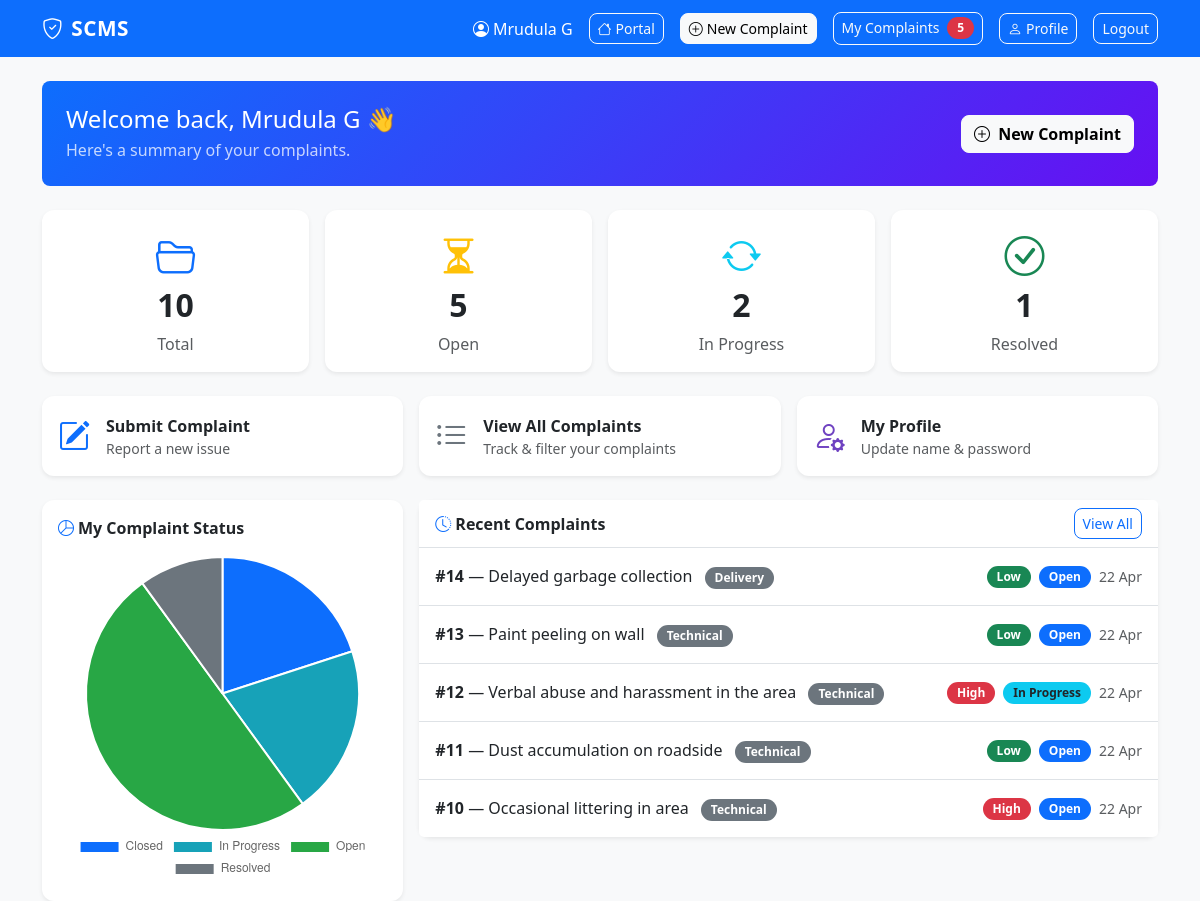
Page /portal (signed in) on the committed database.
### models.py (models this page shows)
class User(UserMixin, db.Model):
    id = db.Column(db.Integer, primary_key=True)
    name = db.Column(db.String(100), nullable=False)
    email = db.Column(db.String(120), unique=True, nullable=False)
    password = db.Column(db.String(200), nullable=False)
    role = db.Column(db.String(10), default='user')  # 'user' or 'admin'
    complaints = db.relationship('Complaint', backref='user', lazy=True)

class Complaint(db.Model):
    id = db.Column(db.Integer, primary_key=True)
    title = db.Column(db.String(200), nullable=False)
    description = db.Column(db.Text, nullable=False)
    category = db.Column(db.String(50), default='General')
    priority = db.Column(db.String(10), default='Medium')  # Low, Medium, High
    status = db.Column(db.String(20), default='Open')      # Open, In Progress, Resolved, Closed
    resolution_note = db.Column(db.Text, default='')
    assigned_to = db.Column(db.String(50), default='Unassigned')  # Department
    created_at = db.Column(db.DateTime, default=datetime.utcnow)
    updated_at = db.Column(db.DateTime, default=datetime.utcnow, onupdate=datetime.utcnow)
    user_id = db.Column(db.Integer, db.ForeignKey('user.id'), nullable=False)
    comments = db.relationship('Comment', backref='complaint', lazy=True)

### routes/complaints.py (the view)
@complaints.route('/portal')
@login_required
def portal():
    all_c = Complaint.query.filter_by(user_id=current_user.id).order_by(Complaint.created_at.desc()).all()
    total = len(all_c)
    open_count = sum(1 for c in all_c if c.status == 'Open')
    in_progress = sum(1 for c in all_c if c.status == 'In Progress')
    resolved = sum(1 for c in all_c if c.status == 'Resolved')
    recent = all_c[:5]
    status_data = {'Open': open_count, 'In Progress': in_progress,
                   'Resolved': resolved,
                   'Closed': sum(1 for c in all_c if c.status == 'Closed')}
    return render_template('portal.html', total=total, open_count=open_count,
        in_progress=in_progress, resolved=resolved, recent=recent, status_data=status_data)

### app.py (called while the page is built)
@login_manager.user_loader
def load_user(user_id):
    return User.query.get(int(user_id))

### templates/portal.html
{% extends 'base.html' %}
{% block content %}
<div class="p-4 mb-4 rounded-3 text-white" style="background: linear-gradient(135deg, #0d6efd, #6610f2);">
  <div class="d-flex justify-content-between align-items-center">
    <div>
      <h4 class="mb-1">Welcome back, {{ current_user.name }} 👋</h4>
      <p class="mb-0 opacity-75">Here's a summary of your complaints.</p>
    </div>
    <a href="{{ url_for('complaints.submit') }}" class="btn btn-light fw-semibold">
      <i class="bi bi-plus-circle me-1"></i> New Complaint
    </a>
  </div>
</div>
<div class="row g-3 mb-4">
  <div class="col-6 col-md-3">
    <div class="card shadow-sm text-center p-3 border-0 h-100">
      <div class="fs-1 text-primary"><i class="bi bi-folder2-open"></i></div>
      <h2 class="fw-bold">{{ total }}</h2>
      <p class="text-muted mb-0">Total</p>
    </div>
  </div>
  <div class="col-6 col-md-3">
    <div class="card shadow-sm text-center p-3 border-0 h-100">
      <div class="fs-1 text-warning"><i class="bi bi-hourglass-split"></i></div>
      <h2 class="fw-bold">{{ open_count }}</h2>
      <p class="text-muted mb-0">Open</p>
    </div>
  </div>
  <div class="col-6 col-md-3">
    <div class="card shadow-sm text-center p-3 border-0 h-100">
      <div class="fs-1 text-info"><i class="bi bi-arrow-repeat"></i></div>
      <h2 class="fw-bold">{{ in_progress }}</h2>
      <p class="text-muted mb-0">In Progress</p>
    </div>
  </div>
  <div class="col-6 col-md-3">
    <div class="card shadow-sm text-center p-3 border-0 h-100">
      <div class="fs-1 text-success"><i class="bi bi-check-circle"></i></div>
      <h2 class="fw-bold">{{ resolved }}</h2>
      <p class="text-muted mb-0">Resolved</p>
    </div>
  </div>
</div>
<div class="row g-3 mb-4">
  <div class="col-md-4">
    <a href="{{ url_for('complaints.submit') }}" class="card shadow-sm text-decoration-none text-dark border-0 h-100">
      <div class="card-body d-flex align-items-center gap-3 p-3">
        <div class="fs-2 text-primary"><i class="bi bi-pencil-square"></i></div>
        <div>
          <strong>Submit Complaint</strong>
          <p class="mb-0 text-muted small">Report a new issue</p>
        </div>
      </div>
    </a>
  </div>
  <div class="col-md-4">
    <a href="{{ url_for('complaints.dashboard') }}" class="card shadow-sm text-decoration-none text-dark border-0 h-100">
      <div class="card-body d-flex align-items-center gap-3 p-3">
        <div class="fs-2 text-secondary"><i class="bi bi-list-ul"></i></div>
        <div>
          <strong>View All Complaints</strong>
          <p class="mb-0 text-muted small">Track & filter your complaints</p>
        </div>
      </div>
    </a>
  </div>
  <div class="col-md-4">
    <a href="{{ url_for('complaints.profile') }}" class="card shadow-sm text-decoration-none text-dark border-0 h-100">
      <div class="card-body d-flex align-items-center gap-3 p-3">
        <div class="fs-2 text-purple" style="color:#6f42c1"><i class="bi bi-person-gear"></i></div>
        <div>
          <strong>My Profile</strong>
          <p class="mb-0 text-muted small">Update name & password</p>
        </div>
      </div>
    </a>
  </div>
</div>
<div class="row g-3">
  <div class="col-md-4">
    <div class="card shadow-sm border-0 p-3 h-100">
      <strong class="mb-3 d-block"><i class="bi bi-pie-chart text-primary me-1"></i>My Complaint Status</strong>
      {% if total > 0 %}
        <canvas id="statusPie"></canvas>
      {% else %}
        <p class="text-muted text-center mt-4">No data yet.</p>
      {% endif %}
    </div>
  </div>
  <div class="col-md-8">
    <div class="card shadow-sm border-0">
      <div class="card-header bg-white border-bottom d-flex justify-content-between align-items-center">
        <strong><i class="bi bi-clock-history me-1 text-primary"></i>Recent Complaints</strong>
        <a href="{{ url_for('complaints.dashboard') }}" class="btn btn-sm btn-outline-primary">View All</a>
      </div>
  {% if recent %}
  <div class="list-group list-group-flush">
    {% for c in recent %}
    <a href="{{ url_for('complaints.view', complaint_id=c.id) }}"
       class="list-group-item list-group-item-action d-flex justify-content-between align-items-center py-3">
      <div>
        <strong>#{{ c.id }}</strong> — {{ c.title }}
        <span class="badge bg-secondary ms-2">{{ c.category }}</span>
      </div>
      <div class="d-flex gap-2 align-items-center">
        {% if c.priority == 'High' %}<span class="badge bg-danger">High</span>
        {% elif c.priority == 'Medium' %}<span class="badge bg-warning text-dark">Medium</span>
        {% else %}<span class="badge bg-success">Low</span>{% endif %}
        {% if c.status == 'Open' %}<span class="badge bg-primary">Open</span>
        {% elif c.status == 'In Progress' %}<span class="badge bg-info text-dark">In Progress</span>
        {% elif c.status == 'Resolved' %}<span class="badge bg-success">Resolved</span>
        {% else %}<span class="badge bg-secondary">Closed</span>{% endif %}
        <small class="text-muted">{{ c.created_at.strftime('%d %b') }}</small>
      </div>
    </a>
    {% endfor %}
  </div>
  {% else %}
  <div class="text-center py-5 text-muted">
    <i class="bi bi-inbox fs-1"></i>
    <p class="mt-2">No complaints yet.</p>
    <a href="{{ url_for('complaints.submit') }}" class="btn btn-primary btn-sm">Submit your first complaint</a>
  </div>
  {% endif %}
</div>
</div>
</div>
{% endblock %}
{% block scripts %}
{% if total > 0 %}
<script>
  const sd = {{ status_data | tojson }};
  new Chart(document.getElementById('statusPie'), {
    type: 'pie',
    data: {
      labels: Object.keys(sd),
      datasets: [{
        data: Object.values(sd),
        backgroundColor: ['#0d6efd','#17a2b8','#28a745','#6c757d']
      }]
    },
    options: { plugins: { legend: { position: 'bottom' } } }
  });
</script>
{% endif %}
{% endblock %}

### templates/base.html (shortened to what this page needs)
<!DOCTYPE html>
<html lang="en">
<head>
  <link href="https://cdn.jsdelivr.net/npm/bootstrap@5.3.0/dist/css/bootstrap.min.css" rel="stylesheet">
  <link href="https://cdn.jsdelivr.net/npm/bootstrap-icons@1.11.0/font/bootstrap-icons.css" rel="stylesheet">
  <link rel="stylesheet" href="{{ url_for('static', filename='style.css') }}">
</head>
<body>
<nav class="navbar navbar-expand-lg navbar-dark bg-primary">
  <div class="container">
    <a class="navbar-brand fw-bold" href="/"><i class="bi bi-shield-check me-2"></i>SCMS</a>
    <div class="ms-auto d-flex align-items-center gap-3">
      {% if current_user.is_authenticated %}
        <span class="text-white"><i class="bi bi-person-circle me-1"></i>{{ current_user.name }}</span>
        {% if current_user.role == 'admin' %}
          <a href="{{ url_for('admin.dashboard') }}" class="btn btn-outline-light btn-sm">Admin Panel</a>
          <a href="{{ url_for('admin.export_csv') }}" class="btn btn-outline-light btn-sm"><i class="bi bi-download me-1"></i>Export CSV</a>
        {% else %}
          <a href="{{ url_for('complaints.portal') }}" class="btn btn-outline-light btn-sm"><i class="bi bi-house me-1"></i>Portal</a>
          <a href="{{ url_for('complaints.submit') }}" class="btn btn-light btn-sm"><i class="bi bi-plus-circle me-1"></i>New Complaint</a>
          <a href="{{ url_for('complaints.dashboard') }}" class="btn btn-outline-light btn-sm">
            My Complaints
            {% set count = current_user.complaints | selectattr('status', 'equalto', 'Open') | list | length %}
            {% if count > 0 %}<span class="badge bg-danger ms-1">{{ count }}</span>{% endif %}
          </a>
          <a href="{{ url_for('complaints.profile') }}" class="btn btn-outline-light btn-sm"><i class="bi bi-person me-1"></i>Profile</a>
        {% endif %}
        <a href="{{ url_for('auth.logout') }}" class="btn btn-outline-light btn-sm">Logout</a>
      {% endif %}
    </div>
  </div>
</nav>
<div class="container mt-4">
  {% block content %}{% endblock %}
</div>
{% block scripts %}{% endblock %}
</body>
</html>

### static/style.css (style rules this page uses)
body { background-color: #f8f9fa; font-family: 'Segoe UI', sans-serif; }
.navbar-brand { font-size: 1.3rem; letter-spacing: 0.5px; }
.card { border: none; border-radius: 12px; }
.badge { font-size: 0.75rem; padding: 5px 10px; border-radius: 20px; }
.btn { border-radius: 8px; }

### rows in the picture
User: name "Mrudula G"
Complaint: id "14", title "Delayed garbage collection", category "Delivery", priority "Low", status "Open", created_at "22 Apr"
Complaint: id "13", title "Paint peeling on wall", category "Technical", priority "Low", status "Open", created_at "22 Apr"
Complaint: id "12", title "Verbal abuse and harassment in the area", category "Technical", priority "High", status "In Progress", created_at "22 Apr"
Complaint: id "11", title "Dust accumulation on roadside", category "Technical", priority "Low", status "Open", created_at "22 Apr"
Complaint: id "10", title "Occasional littering in area", category "Technical", priority "High", status "Open", created_at "22 Apr"

### other values in the picture
{{ count }} "5"
{{ total }} "10"
{{ open_count }} "5"
{{ in_progress }} "2"
{{ resolved }} "1"
chart data {{ status_data | tojson }} {"Closed": 2, "In Progress": 2, "Open": 5, "Resolved": 1}
